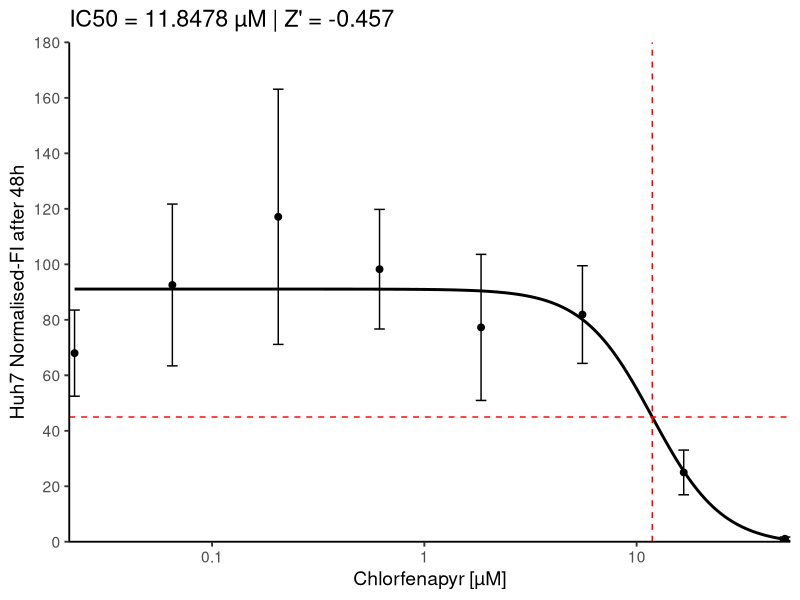

Source code (R):
# Pakete laden
library(ggplot2)

# Beispiel: Vektoren (durch deine Daten ersetzen)
q <- c(50, 16.665,	5.555, 	1.85, 	0.615, 	0.205, 	0.065, 	0.0225)
w <- c(1.085635539,	24.99403199,	81.88437249,	77.26079125,	98.24160681,	117.12331,	92.55571953,	67.99084182)
e <- c(0.615048665,	8.055855293,	17.60495298,	26.32530594,	21.5551648,	45.99434934,	29.16201603,	15.52860549)

neg_ctrl <- c(-1.76056338,
              2.085006185,
              1.800711821,
              2.284663296
              
)
pos_ctrl <- c(55.89748041,
              65.23145034,
              147.0800148,
              131.7910545
              
)

data <- data.frame(Konzentration = q, Wirkung = w, SD = e)

# ---------------------------
# y-Achse
# ---------------------------
y_min <- floor(min(w - e) / 20) * 20
y_max <- ceiling(max(w + e) / 20) * 20

# ---------------------------
# Sigmoid-Funktion
# ---------------------------
sigmoid <- function(conc, bottom, top, logLC50, slope) {
  bottom + (top - bottom) / (1 + exp(slope * (log(conc) - logLC50)))
}

# ---------------------------
# Fit
# ---------------------------
fit <- nls(
  Wirkung ~ sigmoid(Konzentration, bottom, top, logLC50, slope),
  data = data,
  start = list(
    bottom = min(w),
    top = max(w),
    logLC50 = log(median(q)),
    slope = 1.5
  ),
  control = nls.control(maxiter = 5000, warnOnly = TRUE)
)

coef_fit <- coef(fit)

# ---------------------------
# LC50
# ---------------------------
target_y <- coef_fit["bottom"] +
  (coef_fit["top"] - coef_fit["bottom"]) / 2

LC50_numeric <- tryCatch({
  uniroot(
    function(x)
      sigmoid(x,
              coef_fit["bottom"],
              coef_fit["top"],
              coef_fit["logLC50"],
              coef_fit["slope"]) - target_y,
    lower = min(q) / 10,
    upper = max(q) * 10
  )$root
}, error = function(e) NA)

# ---------------------------
# Z'-Faktor
# ---------------------------
z_prime <- 1 - (3 * (sd(pos_ctrl) + sd(neg_ctrl))) /
  abs(mean(pos_ctrl) - mean(neg_ctrl))

# ---------------------------
# Kurve
# ---------------------------
q_pred <- exp(seq(log(min(q)), log(max(q)), length.out = 400))

curve_data <- data.frame(
  Konzentration = q_pred,
  Wirkung = sigmoid(
    q_pred,
    coef_fit["bottom"],
    coef_fit["top"],
    coef_fit["logLC50"],
    coef_fit["slope"]
  )
)

# ---------------------------
# Plot
# ---------------------------
ggplot(data, aes(x = Konzentration, y = Wirkung)) +
  geom_point(size = 2, color = "black") +
  geom_errorbar(aes(ymin = Wirkung - SD, ymax = Wirkung + SD),
                width = 0.05, color = "black") +
  geom_line(data = curve_data,
            aes(x = Konzentration, y = Wirkung),
            color = "black", linewidth = 1) +
  geom_vline(xintercept = LC50_numeric, color = "red", linetype = "dashed") +
  geom_hline(yintercept = target_y, color = "red", linetype = "dashed") +
  scale_x_log10(
    expand = c(0, 0),
    breaks = scales::log_breaks()(q),
    labels = function(x) round(x, 3)
  ) +
  scale_y_continuous(
    limits = c(y_min, y_max),
    breaks = seq(y_min, y_max, by = 20),
    expand = c(0, 0)
  ) +
  geom_hline(yintercept = 0, linewidth = 0.5, color = "black") +
  theme_classic(base_size = 14) +
  labs(
    x = "Chlorfenapyr [µM]",
    y = "Huh7 Normalised-FI after 48h",
    title = paste0(
      "IC50 = ",
      ifelse(is.na(LC50_numeric), "nicht bestimmbar", round(LC50_numeric, 4)),
      " µM | Z' = ",
      round(z_prime, 3))
  )
